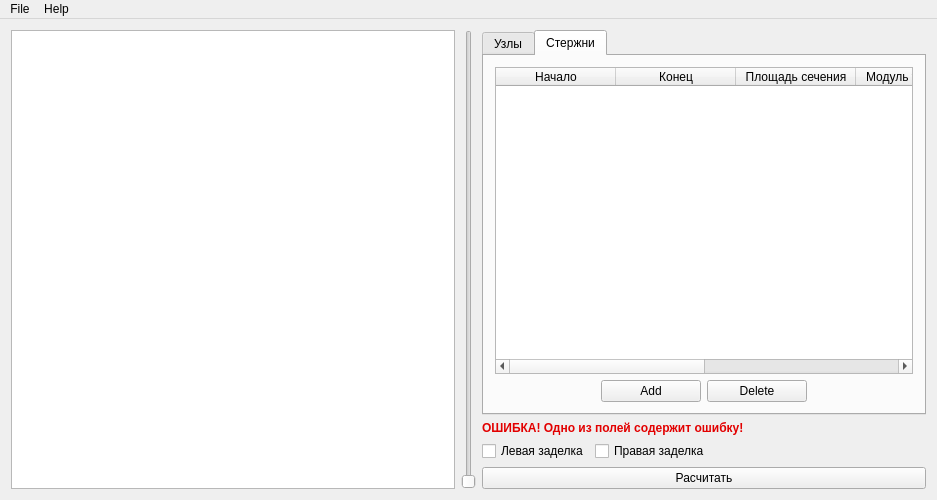
<?xml version="1.0" encoding="UTF-8"?>
<ui version="4.0">
 <class>MainWindow</class>
 <widget class="QMainWindow" name="MainWindow">
  <property name="geometry">
   <rect>
    <x>0</x>
    <y>0</y>
    <width>937</width>
    <height>500</height>
   </rect>
  </property>
  <property name="minimumSize">
   <size>
    <width>0</width>
    <height>0</height>
   </size>
  </property>
  <property name="windowTitle">
   <string>SAPR</string>
  </property>
  <widget class="QWidget" name="centralWidget">
   <layout class="QHBoxLayout" name="horizontalLayout_4">
    <item>
     <widget class="QGraphicsView" name="renderArea"/>
    </item>
    <item>
     <widget class="QSlider" name="verticalSlider">
      <property name="minimum">
       <number>1</number>
      </property>
      <property name="maximum">
       <number>10</number>
      </property>
      <property name="orientation">
       <enum>Qt::Vertical</enum>
      </property>
     </widget>
    </item>
    <item>
     <layout class="QVBoxLayout" name="verticalLayout_2">
      <item>
       <widget class="QTabWidget" name="notepad">
        <property name="sizePolicy">
         <sizepolicy hsizetype="Expanding" vsizetype="Expanding">
          <horstretch>0</horstretch>
          <verstretch>0</verstretch>
         </sizepolicy>
        </property>
        <property name="minimumSize">
         <size>
          <width>200</width>
          <height>200</height>
         </size>
        </property>
        <property name="currentIndex">
         <number>1</number>
        </property>
        <widget class="QWidget" name="nodesTab">
         <property name="sizePolicy">
          <sizepolicy hsizetype="Expanding" vsizetype="Expanding">
           <horstretch>0</horstretch>
           <verstretch>0</verstretch>
          </sizepolicy>
         </property>
         <property name="minimumSize">
          <size>
           <width>0</width>
           <height>0</height>
          </size>
         </property>
         <attribute name="title">
          <string>Узлы</string>
         </attribute>
         <layout class="QVBoxLayout" name="verticalLayout_5">
          <item>
           <layout class="QVBoxLayout" name="verticalLayout">
            <item>
             <widget class="QTableWidget" name="nodesTable">
              <attribute name="horizontalHeaderCascadingSectionResizes">
               <bool>false</bool>
              </attribute>
              <attribute name="horizontalHeaderMinimumSectionSize">
               <number>40</number>
              </attribute>
              <attribute name="horizontalHeaderStretchLastSection">
               <bool>true</bool>
              </attribute>
              <column>
               <property name="text">
                <string>Координата x</string>
               </property>
              </column>
              <column>
               <property name="text">
                <string>Нагрузка</string>
               </property>
              </column>
             </widget>
            </item>
            <item>
             <layout class="QHBoxLayout" name="horizontalLayout">
              <item>
               <spacer name="horizontalSpacer">
                <property name="orientation">
                 <enum>Qt::Horizontal</enum>
                </property>
                <property name="sizeHint" stdset="0">
                 <size>
                  <width>40</width>
                  <height>20</height>
                 </size>
                </property>
               </spacer>
              </item>
              <item>
               <widget class="QPushButton" name="addNode">
                <property name="sizePolicy">
                 <sizepolicy hsizetype="Fixed" vsizetype="Fixed">
                  <horstretch>0</horstretch>
                  <verstretch>0</verstretch>
                 </sizepolicy>
                </property>
                <property name="minimumSize">
                 <size>
                  <width>100</width>
                  <height>0</height>
                 </size>
                </property>
                <property name="text">
                 <string>Add</string>
                </property>
               </widget>
              </item>
              <item>
               <widget class="QPushButton" name="deleteNode">
                <property name="sizePolicy">
                 <sizepolicy hsizetype="Fixed" vsizetype="Fixed">
                  <horstretch>0</horstretch>
                  <verstretch>0</verstretch>
                 </sizepolicy>
                </property>
                <property name="minimumSize">
                 <size>
                  <width>100</width>
                  <height>0</height>
                 </size>
                </property>
                <property name="text">
                 <string>Delete</string>
                </property>
               </widget>
              </item>
              <item>
               <spacer name="horizontalSpacer_2">
                <property name="orientation">
                 <enum>Qt::Horizontal</enum>
                </property>
                <property name="sizeHint" stdset="0">
                 <size>
                  <width>40</width>
                  <height>20</height>
                 </size>
                </property>
               </spacer>
              </item>
             </layout>
            </item>
           </layout>
          </item>
         </layout>
        </widget>
        <widget class="QWidget" name="barsTab">
         <attribute name="title">
          <string>Стержни</string>
         </attribute>
         <layout class="QVBoxLayout" name="verticalLayout_4">
          <item>
           <layout class="QVBoxLayout" name="verticalLayout_3">
            <item>
             <widget class="QTableWidget" name="barsTable">
              <attribute name="horizontalHeaderDefaultSectionSize">
               <number>120</number>
              </attribute>
              <attribute name="horizontalHeaderStretchLastSection">
               <bool>true</bool>
              </attribute>
              <column>
               <property name="text">
                <string>Начало</string>
               </property>
              </column>
              <column>
               <property name="text">
                <string>Конец</string>
               </property>
              </column>
              <column>
               <property name="text">
                <string>Площадь сечения</string>
               </property>
              </column>
              <column>
               <property name="text">
                <string>Модуль упругости</string>
               </property>
              </column>
              <column>
               <property name="text">
                <string>Допускаемое напряжение</string>
               </property>
              </column>
              <column>
               <property name="text">
                <string>Нагрузка</string>
               </property>
              </column>
             </widget>
            </item>
            <item>
             <layout class="QHBoxLayout" name="horizontalLayout_3">
              <item>
               <spacer name="horizontalSpacer_3">
                <property name="orientation">
                 <enum>Qt::Horizontal</enum>
                </property>
                <property name="sizeHint" stdset="0">
                 <size>
                  <width>40</width>
                  <height>20</height>
                 </size>
                </property>
               </spacer>
              </item>
              <item>
               <widget class="QPushButton" name="addBar">
                <property name="sizePolicy">
                 <sizepolicy hsizetype="Fixed" vsizetype="Fixed">
                  <horstretch>0</horstretch>
                  <verstretch>0</verstretch>
                 </sizepolicy>
                </property>
                <property name="minimumSize">
                 <size>
                  <width>100</width>
                  <height>0</height>
                 </size>
                </property>
                <property name="text">
                 <string>Add</string>
                </property>
               </widget>
              </item>
              <item>
               <widget class="QPushButton" name="deleteBar">
                <property name="sizePolicy">
                 <sizepolicy hsizetype="Fixed" vsizetype="Fixed">
                  <horstretch>0</horstretch>
                  <verstretch>0</verstretch>
                 </sizepolicy>
                </property>
                <property name="minimumSize">
                 <size>
                  <width>100</width>
                  <height>0</height>
                 </size>
                </property>
                <property name="text">
                 <string>Delete</string>
                </property>
               </widget>
              </item>
              <item>
               <spacer name="horizontalSpacer_4">
                <property name="orientation">
                 <enum>Qt::Horizontal</enum>
                </property>
                <property name="sizeHint" stdset="0">
                 <size>
                  <width>40</width>
                  <height>20</height>
                 </size>
                </property>
               </spacer>
              </item>
             </layout>
            </item>
           </layout>
          </item>
         </layout>
        </widget>
       </widget>
      </item>
      <item>
       <widget class="QLabel" name="errorWarning">
        <property name="enabled">
         <bool>true</bool>
        </property>
        <property name="text">
         <string>&lt;html&gt;&lt;head/&gt;&lt;body&gt;&lt;p&gt;&lt;span style=&quot; font-weight:600; color:#e20000;&quot;&gt;ОШИБКА! Одно из полей содержит ошибку!&lt;/span&gt;&lt;/p&gt;&lt;/body&gt;&lt;/html&gt;</string>
        </property>
        <property name="textFormat">
         <enum>Qt::AutoText</enum>
        </property>
        <property name="scaledContents">
         <bool>false</bool>
        </property>
        <property name="alignment">
         <set>Qt::AlignLeading|Qt::AlignLeft|Qt::AlignTop</set>
        </property>
       </widget>
      </item>
      <item>
       <layout class="QHBoxLayout" name="horizontalLayout_2">
        <item>
         <widget class="QCheckBox" name="leftFix">
          <property name="text">
           <string>Левая заделка</string>
          </property>
         </widget>
        </item>
        <item>
         <widget class="QCheckBox" name="rightFix">
          <property name="text">
           <string>Правая заделка</string>
          </property>
         </widget>
        </item>
        <item>
         <spacer name="horizontalSpacer_5">
          <property name="orientation">
           <enum>Qt::Horizontal</enum>
          </property>
          <property name="sizeHint" stdset="0">
           <size>
            <width>40</width>
            <height>20</height>
           </size>
          </property>
         </spacer>
        </item>
       </layout>
      </item>
      <item>
       <widget class="QPushButton" name="processor">
        <property name="text">
         <string>Расчитать</string>
        </property>
       </widget>
      </item>
     </layout>
    </item>
   </layout>
  </widget>
  <widget class="QMenuBar" name="menuBar">
   <property name="geometry">
    <rect>
     <x>0</x>
     <y>0</y>
     <width>937</width>
     <height>27</height>
    </rect>
   </property>
   <widget class="QMenu" name="menuFile">
    <property name="title">
     <string>File</string>
    </property>
    <addaction name="actionSave"/>
    <addaction name="actionLoad"/>
   </widget>
   <widget class="QMenu" name="menuHelp">
    <property name="title">
     <string>Help</string>
    </property>
    <addaction name="actionHelp"/>
   </widget>
   <addaction name="menuFile"/>
   <addaction name="menuHelp"/>
  </widget>
  <action name="actionSave">
   <property name="text">
    <string>Save</string>
   </property>
  </action>
  <action name="actionLoad">
   <property name="text">
    <string>Load</string>
   </property>
  </action>
  <action name="actionHelp">
   <property name="text">
    <string>Help</string>
   </property>
  </action>
 </widget>
 <layoutdefault spacing="6" margin="11"/>
 <resources/>
 <connections/>
</ui>
